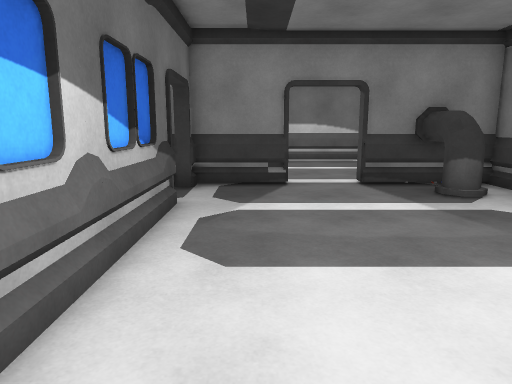
view 1 (above)

22 first-person views from a walk through a 3-D level made in the Unity game engine. The camera is 1.5 m above the floor, tilts 10° down and sees 70° across. Doors are open. The floor is counted in squares, 1 m on a side. Each view is taken from the middle of a square. On the plan, view 1 faces up. The plan holds only what a view shows up to about 16 squares ahead; the rest is blank. The place goes on beyond the plan. The player is left out. Some animated figures are not drawn.

view 2
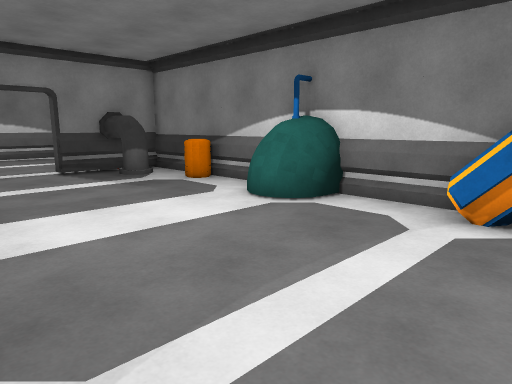

view 3
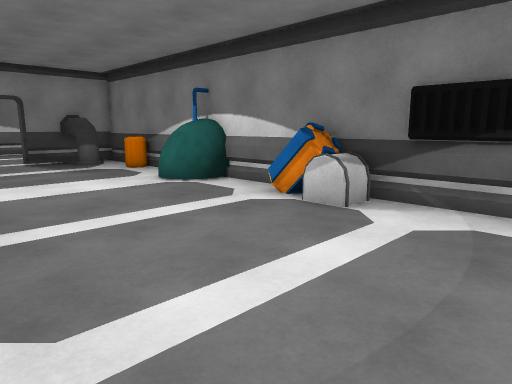

view 4
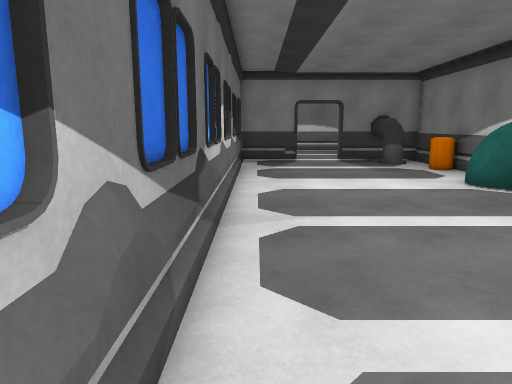

view 5
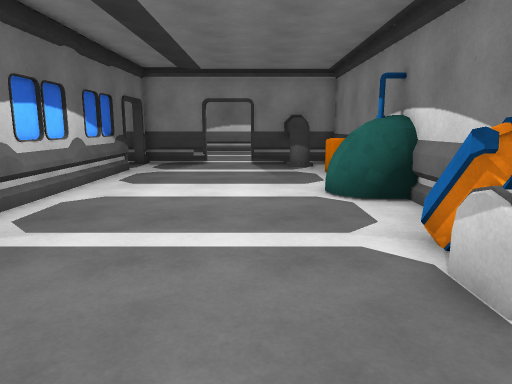

view 6
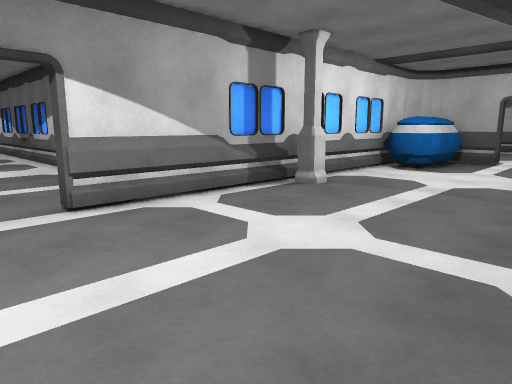

view 7
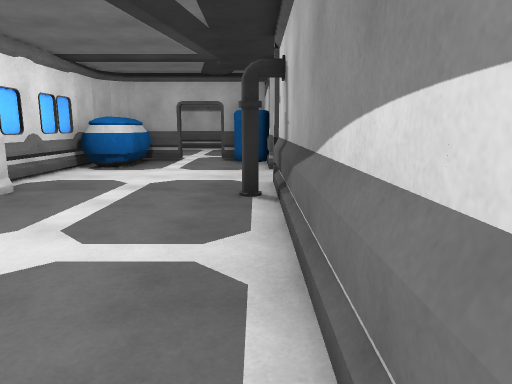

view 8
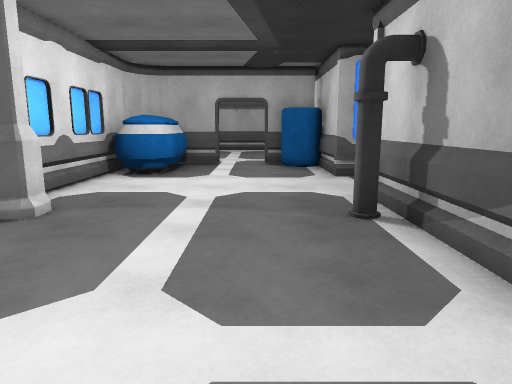

view 9
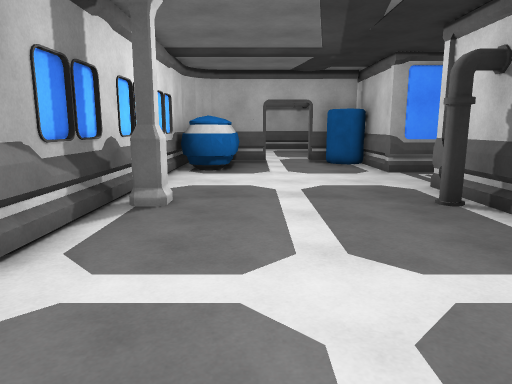

view 10
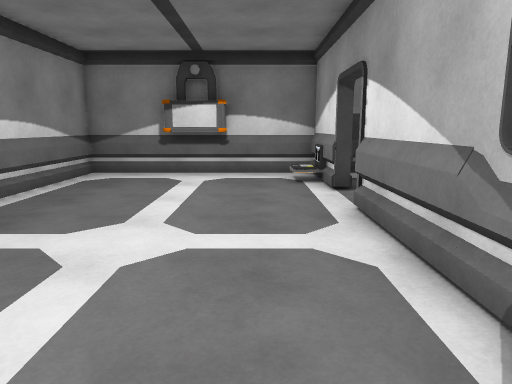

view 11
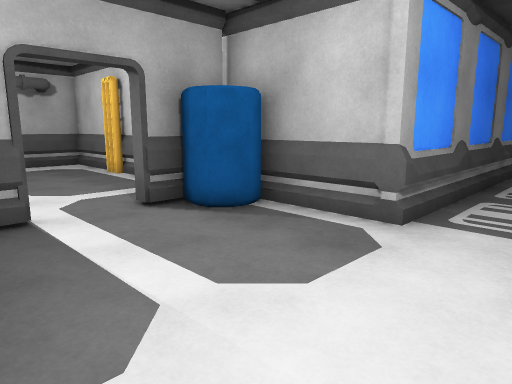

view 12
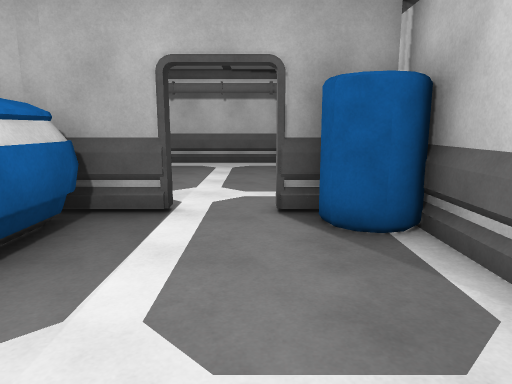

view 13
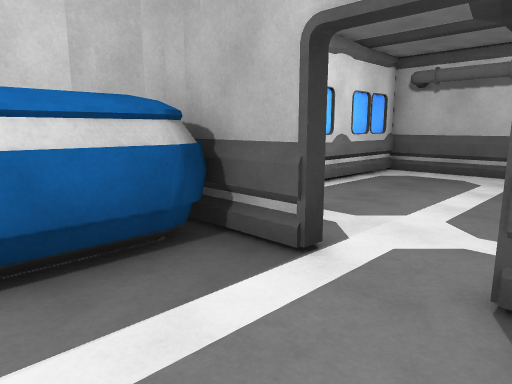

view 14
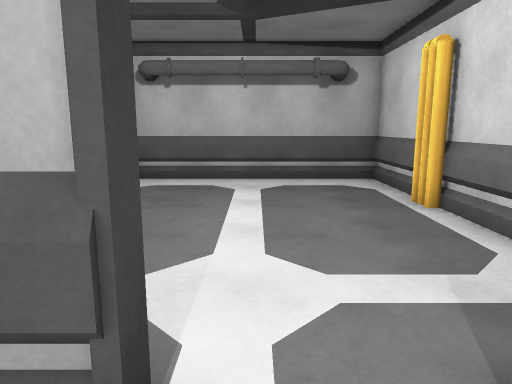

view 15
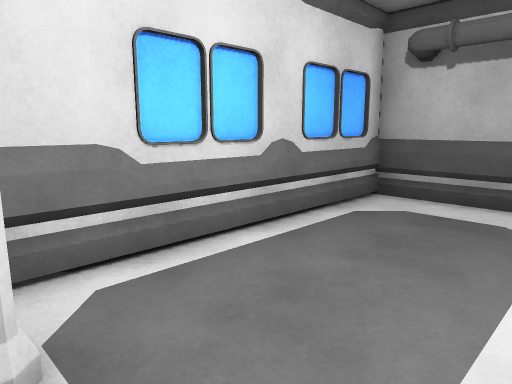

view 16
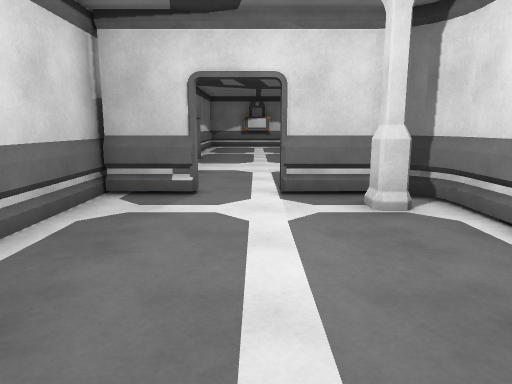

view 17
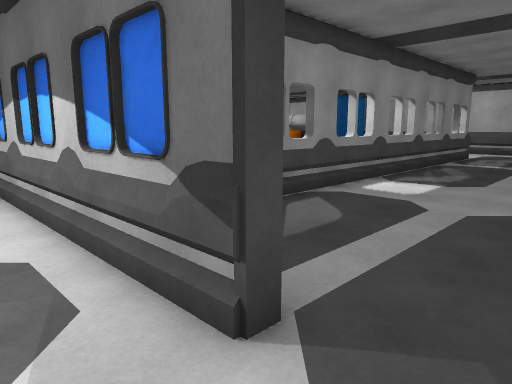

view 18
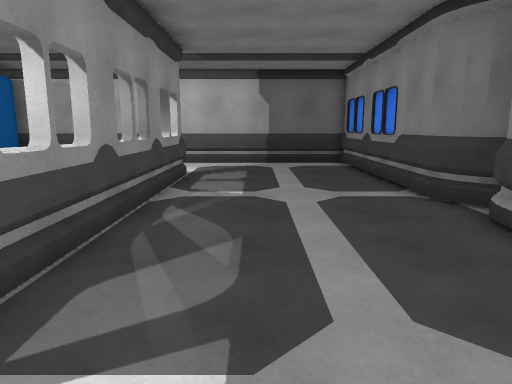

view 19
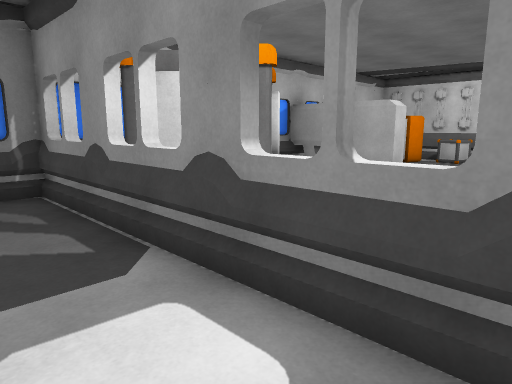

view 20
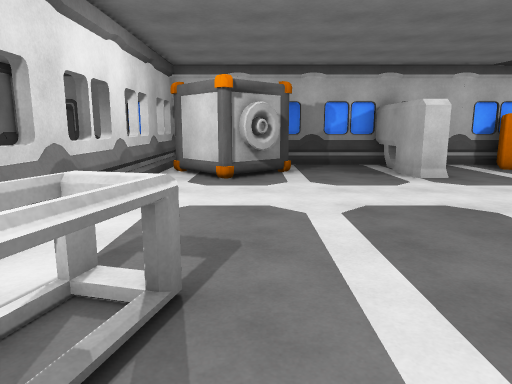

view 21
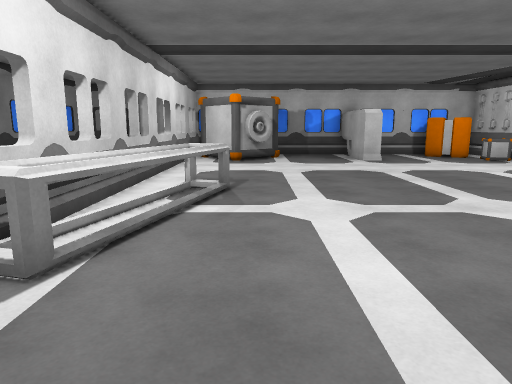

view 22
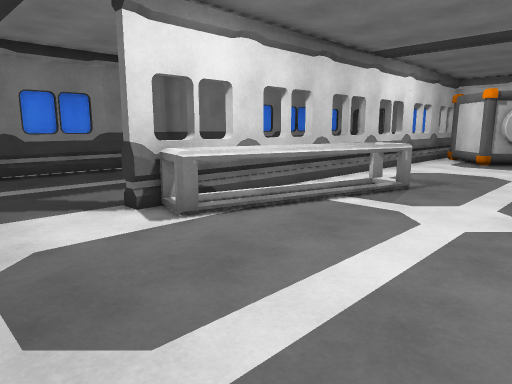

### Floor plan
Ten units are one square. View 1 is at (0, 0); x grows to the right and y downward. Boxes are objects, and circles mark ways between rooms. Rooms are numbered by the first view taken in them; rooms with no view inside come last. Other rooms are left out.
<svg viewBox="-244 -200 314 270">
<path fill="none" stroke="#000" d="M64 -34 64 -105M64 36 64 -15M-17 -73 -17 63M9 -98 -17 -98 -17 -92M45 -100 64 -100M64 -98 28 -98M28 -100 45 -100M-104 -195 -104 -176 -138 -176M-130 -100 9 -100M64 -144 64 -176 -74 -176M-144 -134 -144 -114M-144 -164 -144 -154M64 -105 64 -125M-210 -176 -239 -176 -239 -100 -160 -100M-148 -154 -148 -175M-162 -100 -155 -101 -151 -104M-148 -114 -148 -134M-152 -104 -149 -108M-141 -176 -201 -176M-135 -15 -194 -31M-139 -6 -196 -22M-130 -96 -136 -97M-135 -97 -140 -99M-160 -98 -239 -98 -239 -28M-148 -102 -154 -98 -161 -97M-146 -105 -150 -100 -157 -97M-76 -98 -90 -98M-239 -10 -239 0M-239 17 -239 42M-16 -33 -199 -33 -199 -36 -20 -36M-20 59 -20 13M-19 -98 -30 -98M-196 -22 -193 -33"/>
<rect x="35" y="-95" width="20" height="20" fill="#bbb"><title>pipe</title></rect>
<rect x="45" y="25" width="10" height="10" fill="#bbb"><title>other object</title></rect>
<rect x="45" y="5" width="20" height="20" fill="#bbb"><title>barrel</title></rect>
<rect x="45" y="-35" width="20" height="20" fill="#bbb"><title>other object</title></rect>
<rect x="45" y="-65" width="20" height="10" fill="#bbb"><title>barrel</title></rect>
<rect x="45" y="-105" width="10" height="10" fill="#bbb"><title>monitor</title></rect>
<rect x="-145" y="-125" width="50" height="20" fill="#bbb"><title>other object</title></rect>
<rect x="-145" y="-175" width="20" height="20" fill="#bbb"><title>barrel</title></rect>
<rect x="-55" y="-115" width="10" height="10" fill="#bbb"><title>pillar</title></rect>
<rect x="-55" y="-175" width="10" height="10" fill="#bbb"><title>pipe</title></rect>
<rect x="-205" y="-175" width="10" height="10" fill="#bbb"><title>other object</title></rect>
<rect x="-195" y="-175" width="10" height="10" fill="#bbb"><title>stump</title></rect>
<rect x="-165" y="-125" width="10" height="20" fill="#bbb"><title>pillar</title></rect>
<rect x="-65" y="45" width="40" height="20" fill="#bbb"><title>other object</title></rect>
<rect x="-65" y="-5" width="20" height="20" fill="#bbb"><title>other object</title></rect>
<rect x="-65" y="-15" width="10" height="10" fill="#bbb"><title>crate</title></rect>
<circle cx="15" cy="-100" r="3" fill="#2a7"/>
<circle cx="-20" cy="-85" r="3" fill="#2a7"/>
<circle cx="-145" cy="-145" r="3" fill="#2a7"/>
<text x="20" y="-10">1</text>
<text x="-40" y="-140">2</text>
<text x="-200" y="-140">3</text>
<text x="-130" y="-10">4</text>
</svg>
Room 1 opens to room 2. Room 1 opens to room 4. Room 2 opens to room 3.

Where each view was taken, in squares from view 1:
view 1: 0 up, 0 right, facing up
view 2: 3 down, 1 left, facing up-right
view 3: 7 down, 1 left, facing up-right
view 4: 7 down, 1 left, facing up
view 5: 6 down, 3 right, facing up
view 6: 17 up, 3 right, facing down-left
view 7: 17 up, 3 right, facing left
view 8: 15 up, 1 right, facing left
view 9: 13 up, 2 right, facing left
view 10: 12 up, 6 left, facing right
view 11: 12 up, 8 left, facing up-left
view 12: 15 up, 8 left, facing left
view 13: 16 up, 11 left, facing down-left
view 14: 14 up, 13 left, facing left
view 15: 14 up, 16 left, facing down-left
view 16: 14 up, 23 left, facing right
view 17: 9 up, 0 right, facing down-left
view 18: 6 up, 8 left, facing left
view 19: 6 up, 11 left, facing down-right
view 20: 0 up, 17 left, facing right
view 21: 0 up, 23 left, facing right
view 22: 3 down, 23 left, facing up-right
